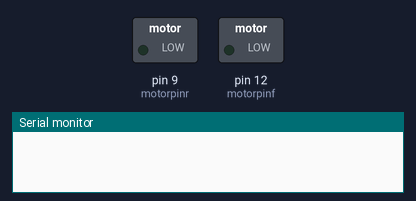
A sketch run on a simulated Arduino Uno, built with avr-gcc and run on an emulated ATmega328P. Shown: switched loads named in the sketch (green lamp = pin HIGH), the last lines printed to the serial monitor.

Above: at 1.0 s.
At 3.5 s:
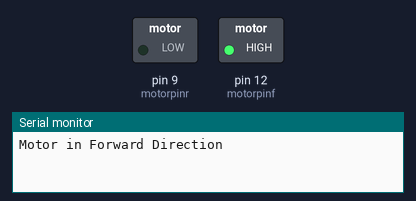
At 10.5 s:
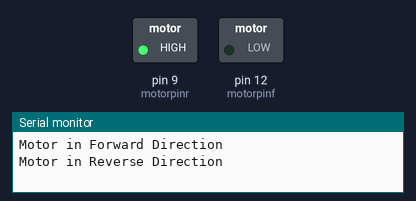
Timing chart, 0 to 19.5 s (numbered marks = the images above):
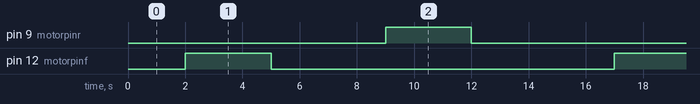

The sketch:

DC.ino
```cpp
int motorpinf=12;
int motorpinr=9;
void setup() {
Serial.begin(9600);
pinMode(motorpinf,OUTPUT);
pinMode(motorpinr,OUTPUT);
}
void loop()
{
  delay(2000);
  Serial.println("Motor in Forward Direction");
  digitalWrite(motorpinf,HIGH);
  delay(3000);
  digitalWrite(motorpinf,LOW);
  delay(3000);
  Serial.println("Motor in Reverse Direction");
  delay(1000);
  digitalWrite(motorpinr,HIGH);
  delay(3000);
  digitalWrite(motorpinr,LOW);
  delay(3000);

}
```

Measured:
- by itself, pin 9 (motorpinr), pin 12 (motorpinf): alternates HIGH for 3.0 s and LOW for 12.0 s
- by itself, everything shown: repeats every 15.0 s, in 4 steps
